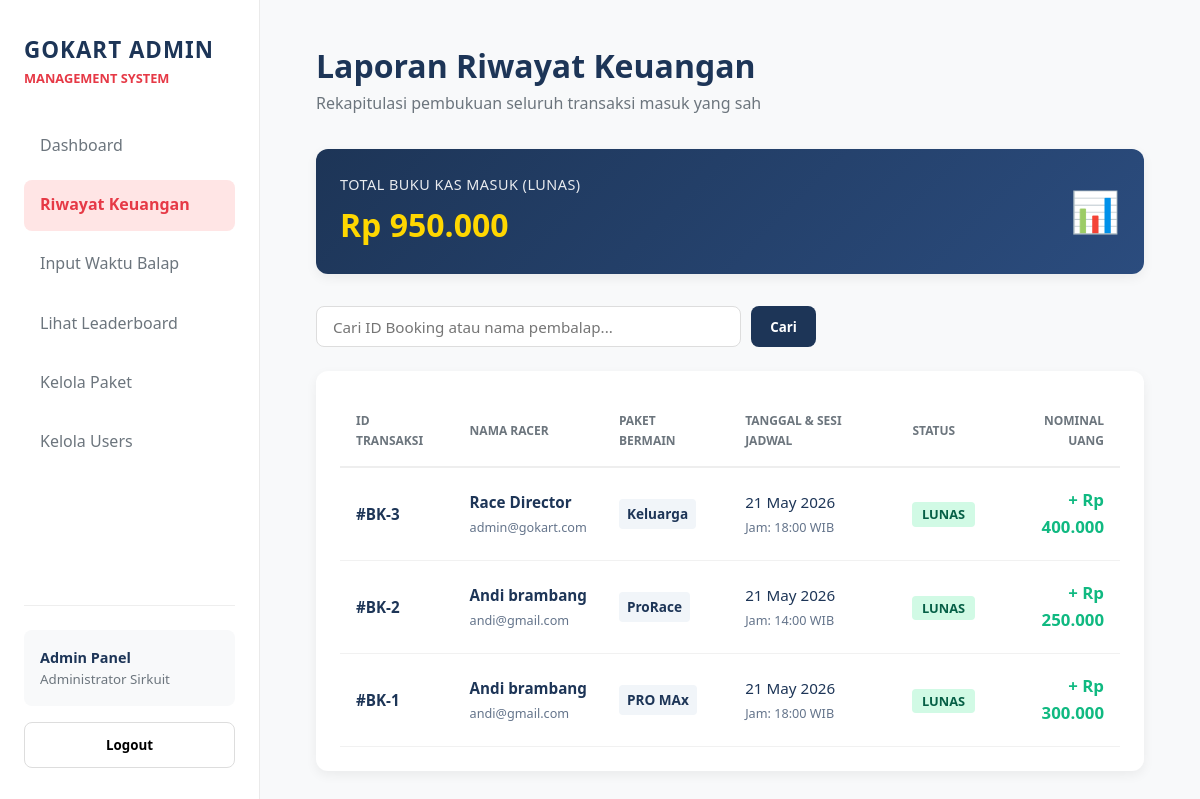
/admin/riwayat_keuangan.php (signed in), run on an earlier commit of the app's database.
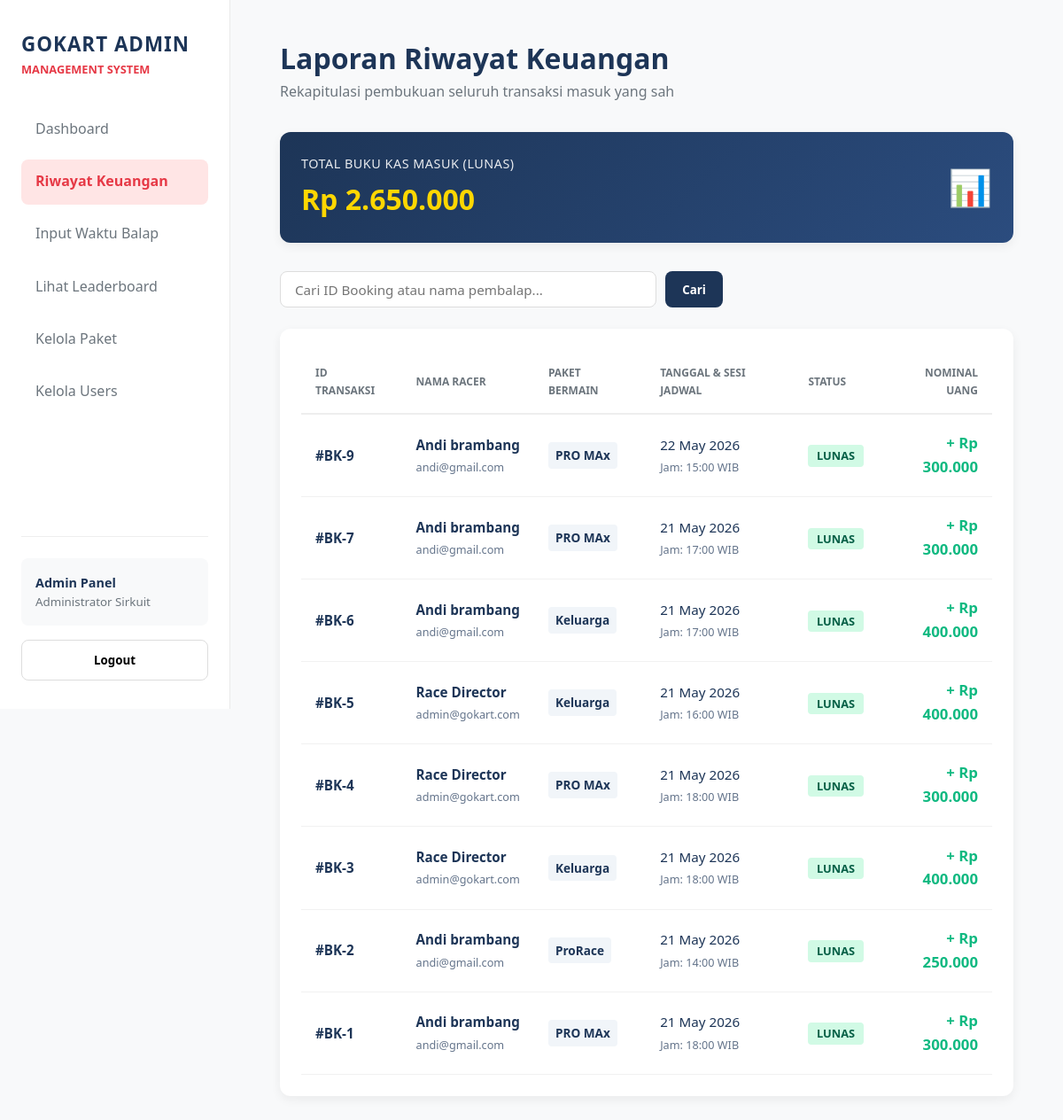
And on a later commit of the database.
### tables this page shows
CREATE TABLE `booking` (
  `id` int(11) NOT NULL,
  `user_id` int(11) DEFAULT NULL,
  `paket_id` int(11) DEFAULT NULL,
  `tanggal_booking` date DEFAULT NULL,
  `jam_booking` time DEFAULT NULL,
  `jumlah_orang` int(11) DEFAULT NULL,
  `total_harga` int(11) DEFAULT NULL,
  `bukti_transfer` varchar(255) DEFAULT NULL,
  `status` enum('aktif','selesai','dibatalkan') DEFAULT 'aktif',
  `created_at` timestamp NOT NULL DEFAULT current_timestamp()
);

CREATE TABLE `users` (
  `id` int(11) NOT NULL,
  `nama_lengkap` varchar(100) NOT NULL,
  `nomor_hp` varchar(20) NOT NULL,
  `email` varchar(100) NOT NULL,
  `password` varchar(255) NOT NULL,
  `role` enum('admin','user') DEFAULT 'user',
  `created_at` timestamp NOT NULL DEFAULT current_timestamp(),
  `total_bermain` int(11) DEFAULT 0,
  `best_time` decimal(5,3) DEFAULT 99.999,
  `booking_aktif` int(11) DEFAULT 0
);

CREATE TABLE `paket_bermain` (
  `id` int(11) NOT NULL,
  `nama_paket` varchar(100) DEFAULT NULL,
  `deskripsi` varchar(255) DEFAULT NULL,
  `durasi_menit` int(11) DEFAULT NULL,
  `maksimal_orang` int(11) DEFAULT NULL,
  `harga` int(11) DEFAULT NULL
);

### admin/riwayat_keuangan.php (the view, shortened to what the changed rows need)
<?php
require '../koneksi.php';
$where_clause = "WHERE b.status = 'selesai'";
$calc_query = mysqli_query($koneksi, "
    SELECT SUM(b.total_harga) as total_masuk
    FROM booking b
    INNER JOIN users u ON b.user_id = u.id
    $where_clause
");
$income_data = mysqli_fetch_assoc($calc_query);
$total_pendapatan_bersih = $income_data['total_masuk'] ?? 0;
$riwayat_query = mysqli_query($koneksi, "
    SELECT b.*, u.nama_lengkap, u.email, p.nama_paket
    FROM booking b
    INNER JOIN users u ON b.user_id = u.id
    INNER JOIN paket_bermain p ON b.paket_id = p.id
    $where_clause
    ORDER BY b.created_at DESC
");
?>
<!DOCTYPE html>
<html lang="id">
<head>
    <link rel="stylesheet" href="style-admin.css">
</head>
<body>
    <div class="container">
        <aside class="sidebar">
            <div class="sidebar-top">
                <div class="brand">
                    <h2>GoKart Admin</h2>
                </div>
            </div>
        </aside>
        <main class="main">
            <header class="header">
                <h1>Laporan Riwayat Keuangan</h1>
            </header>
            <div class="revenue-banner">
                <div>
                    <p style="font-size: 0.9rem; text-transform: uppercase; letter-spacing: 0.5px; opacity: 0.9;">Total Buku Kas Masuk (Lunas)</p>
                    <h2>Rp <?= number_format($total_pendapatan_bersih, 0, ',', '.'); ?></h2>
                </div>
            </div>
            <section class="card table-container">
                <table class="admin-table">
                    <thead>
                        <tr>
                            <th>ID Transaksi</th>
                            <th>Nama Racer</th>
                            <th>Paket Bermain</th>
                            <th>Tanggal & Sesi Jadwal</th>
                            <th>Status</th>
                            <th style="text-align: right;">Nominal Uang</th>
                        </tr>
                    </thead>
                    <tbody>
                        <?php if (mysqli_num_rows($riwayat_query) == 0): ?>
                        <tr>
                            <td colspan="6" style="text-align: center; color: var(--gray); padding: 3rem; font-style: italic;">
                                Tidak ditemukan data riwayat transaksi keuangan yang cocok.
                            </td>
                        </tr>
                        <?php else: ?>
                            <?php while ($row = mysqli_fetch_assoc($riwayat_query)): ?>
                            <tr>
                                <td><strong>#BK-<?= $row['id']; ?></strong></td>
                                <td>
                                    <strong><?= htmlspecialchars($row['nama_lengkap']); ?></strong><br>
                                    <small style="color: #64748b;"><?= htmlspecialchars($row['email']); ?></small>
                                </td>
                                <td><span class="badge-paket" style="background-color: #f1f5f9; padding: 4px 8px; border-radius: 4px; font-size: 0.85rem; font-weight: 600;"><?= htmlspecialchars($row['nama_paket']); ?></span></td>
                                <td>
                                    <?= date('d M Y', strtotime($row['tanggal_booking'])); ?><br>
                                    <small style="color: #64748b;">Jam: <?= date('H:i', strtotime($row['jam_booking'])); ?> WIB</small>
                                </td>
                                <td><span class="success-badge">LUNAS</span></td>
                                <td style="text-align: right; font-weight: bold; color: #10b981; font-size: 1.05rem;">
                                    + Rp <?= number_format($row['total_harga'], 0, ',', '.'); ?>
                                </td>
                            </tr>
                            <?php endwhile; ?>
                        <?php endif; ?>
                    </tbody>
                </table>
            </section>
        </main>
    </div>
</body>
</html>

What changed in the data, as far as the page shows it:
added booking: id "9", user.nama_lengkap "Andi brambang", user.email "andi@gmail.com", paket.nama_paket "PRO MAx", tanggal_booking "22 May 2026", jam_booking "15:00", total_harga "300.000"
added booking: id "7", user.nama_lengkap "Andi brambang", user.email "andi@gmail.com", paket.nama_paket "PRO MAx", tanggal_booking "21 May 2026", jam_booking "17:00", total_harga "300.000"
added booking: id "6", user.nama_lengkap "Andi brambang", user.email "andi@gmail.com", paket.nama_paket "Keluarga", tanggal_booking "21 May 2026", jam_booking "17:00", total_harga "400.000"
added booking: id "5", user.nama_lengkap "Race Director", user.email "admin@gokart.com", paket.nama_paket "Keluarga", tanggal_booking "21 May 2026", jam_booking "16:00", total_harga "400.000"
added booking: id "4", user.nama_lengkap "Race Director", user.email "admin@gokart.com", paket.nama_paket "PRO MAx", tanggal_booking "21 May 2026", jam_booking "18:00", total_harga "300.000"
Also different on the page:
$total_pendapatan_bersih: "950.000" → "2.650.000"
